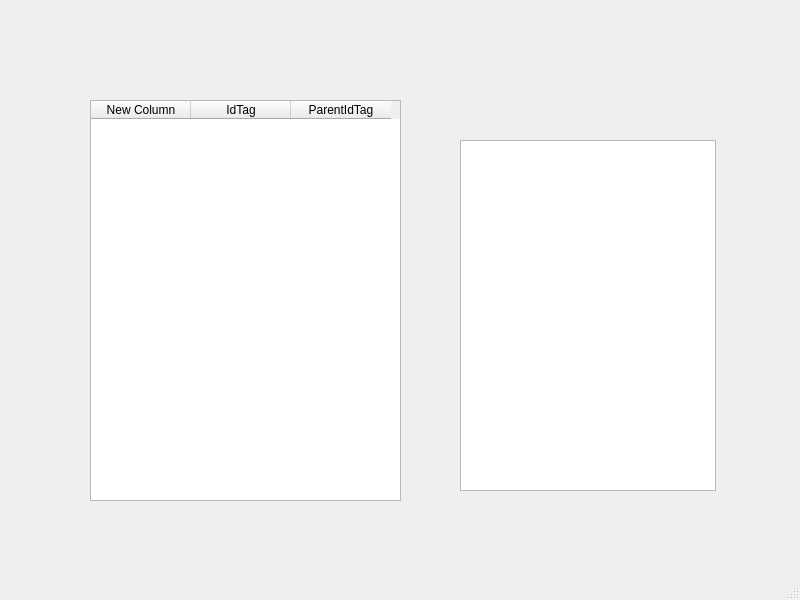
<?xml version="1.0" encoding="UTF-8"?>
<ui version="4.0">
 <class>AuthorizeOffline</class>
 <widget class="QMainWindow" name="AuthorizeOffline">
  <property name="geometry">
   <rect>
    <x>0</x>
    <y>0</y>
    <width>800</width>
    <height>600</height>
   </rect>
  </property>
  <property name="windowTitle">
   <string>MainWindow</string>
  </property>
  <widget class="QWidget" name="centralwidget">
   <widget class="QTableWidget" name="tableWidget">
    <property name="geometry">
     <rect>
      <x>90</x>
      <y>100</y>
      <width>311</width>
      <height>401</height>
     </rect>
    </property>
    <column>
     <property name="text">
      <string>New Column</string>
     </property>
    </column>
    <column>
     <property name="text">
      <string>IdTag</string>
     </property>
    </column>
    <column>
     <property name="text">
      <string>ParentIdTag</string>
     </property>
    </column>
   </widget>
   <widget class="QTableWidget" name="tableWidget_2">
    <property name="geometry">
     <rect>
      <x>460</x>
      <y>140</y>
      <width>256</width>
      <height>351</height>
     </rect>
    </property>
   </widget>
  </widget>
  <widget class="QStatusBar" name="statusbar"/>
 </widget>
 <resources/>
 <connections/>
</ui>
